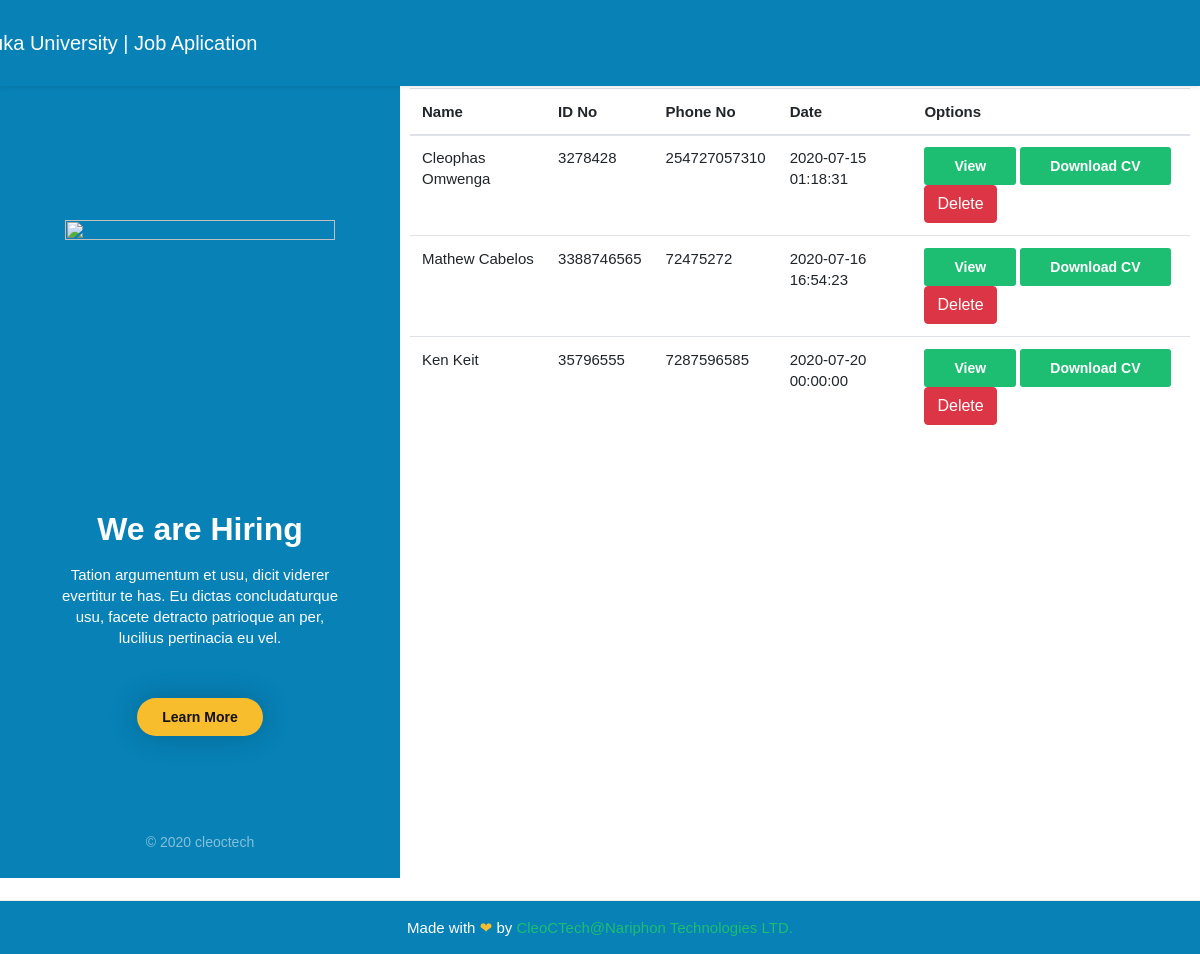
/admin/applications.php, run on the app's committed database.
### tables this page shows
CREATE TABLE `personal_info` (
  `personal_info_id` bigint(20) NOT NULL AUTO_INCREMENT,
  `fullname` varchar(255) DEFAULT NULL,
  `email` varchar(255) NOT NULL,
  `phone` bigint(20) DEFAULT NULL,
  `ID_No` bigint(20) DEFAULT NULL,
  `gender` varchar(10) DEFAULT NULL,
  `application_id` bigint(20) DEFAULT NULL,
  `created_at` timestamp NULL DEFAULT NULL,
  `updated_at` timestamp NULL DEFAULT NULL,
  PRIMARY KEY (`personal_info_id`)
);

CREATE TABLE `applications` (
  `application_id` bigint(20) NOT NULL AUTO_INCREMENT,
  `created_at` timestamp NULL DEFAULT NULL,
  `updated_at` timestamp NULL DEFAULT NULL,
  `status` varchar(45) DEFAULT 'Incomplete',
  `book_file` varchar(191) DEFAULT NULL,
  PRIMARY KEY (`application_id`)
);

### DBClass.php (called while the page is built, shortened)
<?php
class DB{
    public function __construct()
    {
        try{
            $this->con = new PDO("mysql:host=localhost;dbname=". DBNAME, DBUSER,DBPASS);
            $this->con->setAttribute(PDO::ATTR_ERRMODE, PDO::ERRMODE_EXCEPTION);
           return $this->con;
        } catch(PDOException $e){
            return null;
        }
    }
}

### baseClass.php (called while the page is built, shortened)
<?php
require_once 'DBClass.php';
class API extends DB
{
    public function getApplications(){
        try {
            $applications = $this->con->prepare("SELECT A.`application_id`, P.`fullname`, P.`ID_No`, P.`phone`, A.`created_at`
            FROM applications AS A INNER JOIN `personal_info` AS P ON
            A.`application_id`=P.`application_id`;");
            $applications ->execute();
           $applications_ = $applications->fetchAll();
           return $applications_;
        } catch (PDOException $e) {
            return  $e->getMessage();
        }
    }
}

### admin/applications.php (the view, shortened to what this page needs)
<!DOCTYPE html>
<?php
include(dirname(__DIR__).'/inc/header.php');
require_once '../baseClass.php';
$obj = new API;
$applications =$obj->getApplications();
?>
<body>
    <div id="app">
        <?php
            include(dirname(__DIR__).'/inc/navbar.php');
        ?>
        <main class="py-4">
            <div class="container-fluid">
                <div class="row row-height">
                    <?php  include(dirname(__DIR__).'/inc/innerforms/content-left.php'); ?>
                    <div class="col-xl-8 col-lg-8 content-right" id="start">
                        <form action="show_report.php" method="POST" enctype="multipart/form-data">
                            <table class="table" id="myTable">
                                <thead>
                                    <tr>
                                        <th scope="col">Name</th>
                                        <th scope="col">ID No</th>
                                        <th scope="col">Phone No</th>
                                        <th scope="col">Date</th>
                                        <th scope="col">Options</th>
                                    </tr>
                                </thead>
                                <tbody>
                                    <?php
                            foreach ($applications as $application ) {
                               echo "<tr>" ;
                                echo "<td>" ;
                                    echo $application['fullname'];
                                echo "</td>" ;
                                echo "<td>" ;
                                    echo $application['ID_No'];
                                    echo "</td>" ;
                                echo "<td>" ;
                                    echo $application['phone'];
                                    echo "</td>" ;
                                echo "<td>" ;
                                    echo $application['created_at'];
                                    echo "</td>" ;
                                echo "<td>" ;
                                    echo "<button type='submit' name='process' class='forward' id='view'>View</button>
                                        <button type='submit' name='process' class='forward' id='st'>Download
                                            CV</button>
                                        <button type='submit' name='process' class='btn btn-danger text-white'
                                            id='st'>Delete</button>";
                                    echo "</td>" ;
                                echo "</tr>" ;
                                }
                                ?>
                                </tbody>
                            </table>
                        </form>
                    </div>
                </div>
            </div>
    </div>
    <?php  include(dirname(__DIR__).'/inc//footer.php'); ?>
</body>
</html>

### inc/header.php (shortened to what this page needs)
<!DOCTYPE html>
<html lang="en">
    <head>
        <link rel="stylesheet" href="https://stackpath.bootstrapcdn.com/bootstrap/4.5.0/css/bootstrap.min.css"
>
        <link rel="stylesheet" href="././assest/css/style.css">
        <link rel="stylesheet" href="././assest/css/menu.css">
        <link rel="stylesheet" href="./../assest/css/style.css">
        <link rel="stylesheet" href="./../assest/css/menu.css">
    </head>

### inc/navbar.php (shortened to what this page needs)
<nav style="background-color: #0781b6 !important;" class="navbar py-4 sticky-top navbar-expand-md shadow-sm">
    <div class="container">
        <a class="navbar-brand text-bold text-white" style="margin-left: -60rem !important;" href="{{ url('/') }}">
            Chuka University | Job Aplication
        </a>
    </div>
</nav>

### inc/innerforms/content-left.php (shortened to what this page needs)
<div class="col-xl-4 col-lg-4 content-left">
    <div class="content-left-wrapper">
        <div id="social">
        </div>
        <div>
            <figure><img src="http://www.ansonika.com/potenza/img/info_graphic_1.svg" alt="" class="img-fluid"
                    width="270" height="270">
            </figure>
            <h2>We are Hiring</h2>
            <p>Tation argumentum et usu, dicit viderer evertitur te has. Eu dictas concludaturque usu, facete
                detracto patrioque an per, lucilius pertinacia eu vel.</p>
            <a href="https://1.envato.market/A6oJN" class="btn_1 rounded yellow" target="_parent">Learn More</a>
        </div>
        <div class="copy">© 2020 cleoctech</div>
    </div>
</div>

### inc/footer.php (shortened to what this page needs)
<footer class="footer mt-auto py-3 text-center" style="background-color: #0781b6 !important;">
    <div class="container">
        <span class="text-white">Made with <span style="color:#F8BD2C">❤</span> by <a
                href="https://cleoportfolio.000webhostapp.com/" target="_blank"> CleoCTech@Nariphon Technologies
                LTD.</a>
    </div>
</footer>

### assest/css/style.css (style rules this page uses)
#app { position: relative; z-index: 2; min-height: 900px; }
html, body { height: 100% }
html * { -webkit-font-smoothing: antialiased; -moz-osx-font-smoothing: grayscale }
.navbar-brand { margin-left: -60rem !important; }
body { background: #fff; font-size: 15px; font-size: 0.9375rem; line-height: 1.4; font-family: "Work Sans", Arial, sans-serif; color: #555 }
h1, h2, h3, h4, h5, h6 { color: #222 }
p { margin-bottom: 25px }
a { color: #1dbe72; text-decoration: none; -moz-transition: all 0.3s ease-in-out; -o-transition: all 0.3s ease-in-out; -webkit-transition: all 0.3s ease-in-out; -ms-transition: all 0.3s ease-in-out; transition: all 0.3s ease-in-out; outline: none }
a.btn_1, .btn_1 { border: none; color: #fff; background: #1dbe72; outline: none; cursor: pointer; display: inline-block; text-decoration: none; padding: 12px 25px; color: #fff; font-weight: 600; text-align: center; line-height: 1; -moz-transition: all 0.3s ease-in-out; -o-transition: all 0.3s ease-in-out; -webkit-transition: all 0.3s ease-in-out; -ms-transition: all 0.3s ease-in-out; transition: all 0.3s ease-in-out; -webkit-border-radius: 3px; -moz-border-radius: 3px; -ms-border-radius: 3px; border-radius: 3px; font-size: 14px; font-size: 0.875rem }
a.btn_1.rounded, .btn_1.rounded { -webkit-border-radius: 25px !important; -moz-border-radius: 25px !important; -ms-border-radius: 25px !important; border-radius: 25px !important; -webkit-box-shadow: 0px 0px 30px 0px rgba(0, 0, 0, 0.2); -moz-box-shadow: 0px 0px 30px 0px rgba(0, 0, 0, 0.2); box-shadow: 0px 0px 30px 0px rgba(0, 0, 0, 0.2) }
a.btn_1.yellow, .btn_1.yellow { background: #f8bd2c; color: #111 }
.row-height { height: 100vh; margin-top: -2rem; margin-bottom: -1.8rem; }
.content-left { background-color: #0781b6; padding: 0 }
.content-left-wrapper { display: flex; justify-content: center; align-items: center; height: 100%; min-height: 100%; padding: 60px 60px 35px 60px; color: #fff; text-align: center; position: relative }
.content-left-wrapper h2 { color: #fff; font-size: 32px; font-size: 2rem; margin: 20px 0 15px 0; font-weight: 600 }
.content-left-wrapper p { font-size: 15px; font-size: 0.9375rem; font-weight: 500 }
.content-left-wrapper .copy { font-size: 14px; font-size: 0.875rem }
.content-left-wrapper .btn_1 { margin: 25px 0 25px 0 }
.content-right { padding: 60px; height: 100%; min-height: 100%; overflow-y: scroll; display: flex; justify-content: center; align-items: center }
#social { position: absolute; top: 15px; right: 20px }
.copy { position: absolute; bottom: 25px; left: 0; width: 100%; opacity: 0.5 }
button.backward, button.forward, button.submit { border: none; color: #fff; text-decoration: none; transition: background .5s ease; -moz-transition: background .5s ease; -webkit-transition: background .5s ease; -o-transition: background .5s ease; display: inline-block; cursor: pointer; outline: none; text-align: center; background: #1dbe72; position: relative; font-size: 14px; font-size: 0.875rem; font-weight: 600; -webkit-border-radius: 3px; -moz-border-radius: 3px; -ms-border-radius: 3px; border-radius: 3px; line-height: 1; padding: 12px 30px }
footer { border-top: 1px solid #ededed; padding: 30px 0 }

### assest/css/menu.css (style rules this page uses)
*, *::after, *::before { -webkit-box-sizing: border-box; -moz-box-sizing: border-box; box-sizing: border-box }
*::after, *::before { content: '' }

### admin/applications.php (style rules this page uses)
.content-right { padding: 10px !important; display: block !important; }

### data on the page
personal_info: fullname "Cleophas Omwenga", ID_No "3278428", phone "254727057310", application.created_at "2020-07-15 01:18:31"
personal_info: fullname "Mathew Cabelos", ID_No "3388746565", phone "72475272", application.created_at "2020-07-16 16:54:23"
personal_info: fullname "Ken Keit", ID_No "35796555", phone "7287596585", application.created_at "2020-07-20 00:00:00"
